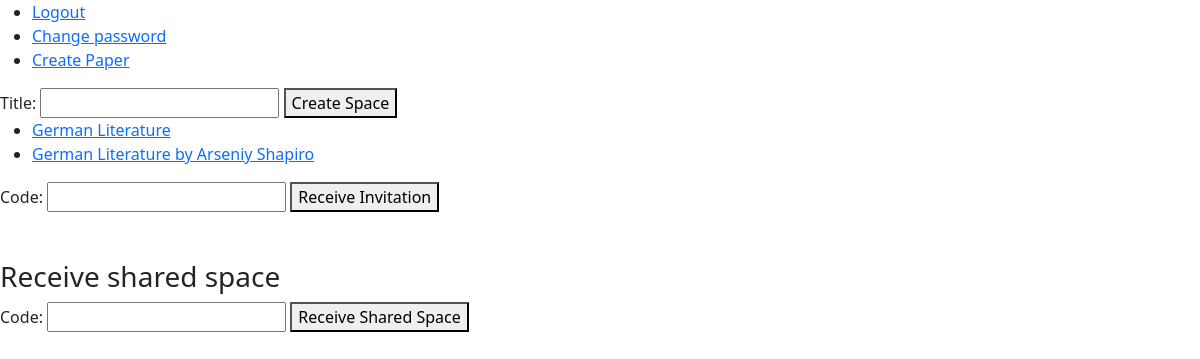
/index (signed in), run on an earlier commit of the app's database.
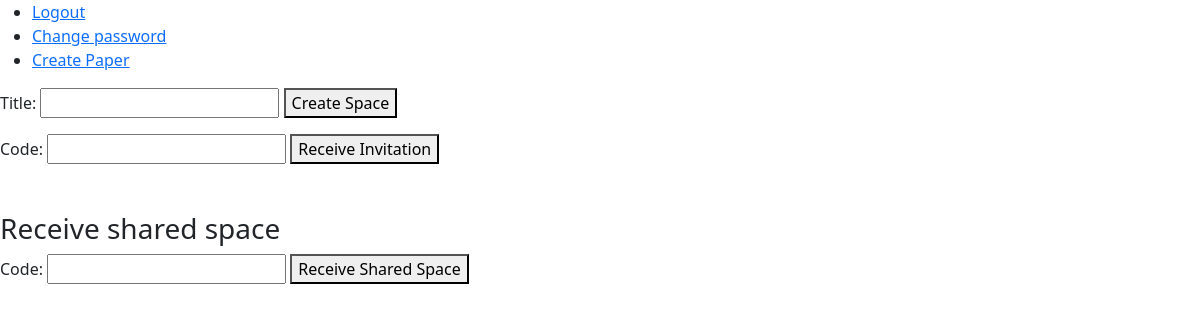
And on a later commit of the database.
### work_space/models.py (models this page shows, shortened)
class WorkSpace(models.Model):
    owner = models.ForeignKey(User, on_delete=models.CASCADE)
    guests = models.ManyToManyField(User, related_name="guests")
    title = models.CharField(max_length=50)
    citation_style = models.CharField(max_length=10, default="APA & MLA")
    is_archived = models.BooleanField(default=False)
    def __str__(self):
        return self.title

### work_space/views.py (the view)
# urls.py: path("index", views.index, name="index"),
@login_required(redirect_field_name=None)
def index(request):
    return render(request, "work_space/index.html", {"form": NewSpaceForm(),
                                                     "spaces": WorkSpace.objects.all(),
                                                     "invitation_form": ReceiveCodeForm(),
                                                     "shared_space_form": ReceiveCodeForm()})

### work_space/forms.py (shortened to what this page needs)
class NewSpaceForm(forms.Form):
    title = forms.CharField(max_length=50)

class ReceiveCodeForm(forms.Form):
    code = forms.CharField(max_length=15)

### work_space/templates/work_space/index.html (shortened to what this page needs)
{% extends "layout.html" %}
{% load static %}
{% block body %}
    <form action="{% url 'work_space:create_space' %}" method="post">
        {{ form }}
        <button id="change_password_button" type="submit">Create Space</button>
    </form>
    <ul>
        {% for space in spaces %}
        <li>
            <a href="{% url 'work_space:space_view' space.pk %}">{{ space }}</a>
        </li>
        {% endfor %}
    </ul>
    <form action="{% url 'work_space:receive_invitation' %}" method="post">
        {{ invitation_form }}
        <button type="submit">Receive Invitation</button>
    </form><br><br>
    <h3>Receive shared space</h3>
    <form action="{% url 'work_space:receive_shared_space' %}" method="post">
        {{ shared_space_form }}
        <button type="submit">Receive Shared Space</button>
    </form>
{% endblock %}

### media/templates/layout.html (shortened to what this page needs)
{% load static %}
<!DOCTYPE html>
<html lang="en">
    <head>
        <link href="https://cdn.jsdelivr.net/npm/bootstrap@5.1.3/dist/css/bootstrap.min.css" rel="stylesheet">
        <link href="https://cdnjs.cloudflare.com/ajax/libs/font-awesome/4.7.0/css/font-awesome.min.css" rel="stylesheet">
        <link href="{% static 'static/styles.css' %}" rel="stylesheet">
    </head>
    <body>
        <ul>
            {% if user.is_authenticated %}
                <li><a href="{% url 'user_management:logout' %}">Logout</a></li>
                <li><a href="{% url 'user_management:change_password' %}">Change password</a></li>
                <li><a href="{% url 'work_space:create_space' %}">Create Paper</a></li>
            {% else %}
                <li><a href="{% url 'user_management:login' %}">Login</a></li>
                <li><a href="{% url 'user_management:register' %}">Register</a></li>
            {% endif %}
        </ul>
        <div>
            {% block body %}{% endblock %}
        </div>
    </body>
</html>

What changed in the data, as far as the page shows it:
removed WorkSpace: title "German Literature"
removed WorkSpace: title "German Literature by Arseniy Shapiro"
